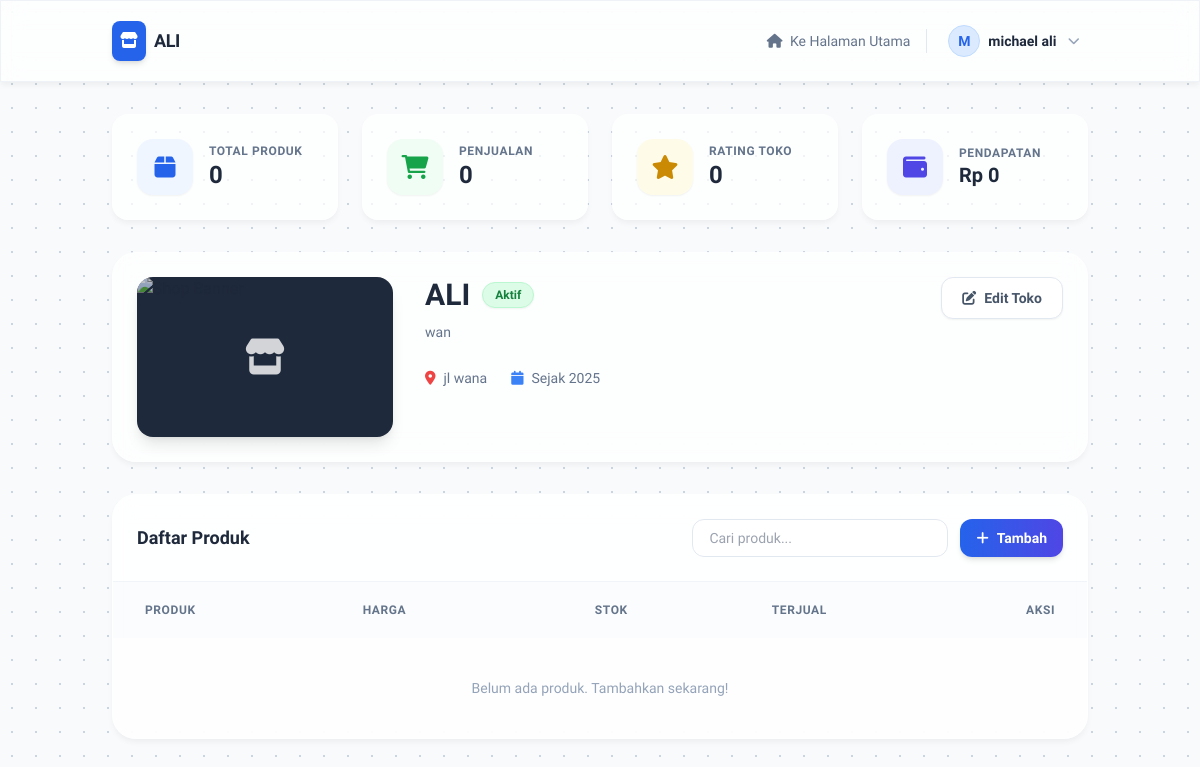
Screenshot of /views/manage_products.php (signed in) with the database file from the repository.
### tables this page shows
CREATE TABLE `shops` (
  `id` int(11) NOT NULL,
  `user_id` int(11) NOT NULL,
  `nama_toko` varchar(100) NOT NULL,
  `deskripsi_toko` text DEFAULT NULL,
  `alamat_toko` text DEFAULT NULL,
  `created_at` timestamp NOT NULL DEFAULT current_timestamp()
);

### Controllers/ProductController.php (called while the page is built, shortened)
<?php
require_once '../config/Database.php';
class ProductController {
    private $conn;
    private $table = "products";
    public function __construct() {
        $database = new Database();
        $this->conn = $database->getConnection();
    }
    public function getProductsByShop($shopId) {
        $query = "SELECT p.*, c.nama_kategori,
                  (SELECT COALESCE(SUM(oi.quantity), 0) FROM order_items oi WHERE oi.product_id = p.id) as terjual
                  FROM " . $this->table . " p
                  JOIN categories c ON p.category_id = c.id
                  WHERE p.shop_id = :shop_id
                  ORDER BY p.created_at DESC";
        $stmt = $this->conn->prepare($query);
        $stmt->bindParam(':shop_id', $shopId);
        $stmt->execute();
        return $stmt->fetchAll(PDO::FETCH_ASSOC);
    }
    public function getShopStats($shopId) {
        $query = "SELECT SUM(oi.subtotal) as total_revenue, SUM(oi.quantity) as total_sold
                  FROM order_items oi
                  JOIN products p ON oi.product_id = p.id
                  JOIN orders o ON oi.order_id = o.id
                  WHERE p.shop_id = :shop_id AND o.status IN ('paid', 'shipped', 'completed')";
        $stmt = $this->conn->prepare($query);
        $stmt->bindParam(':shop_id', $shopId);
        $stmt->execute();
        $result = $stmt->fetch(PDO::FETCH_ASSOC);
        $queryRating = "SELECT AVG(r.rating) as avg_rating FROM product_reviews r JOIN products p ON r.product_id = p.id WHERE p.shop_id = :shop_id";
        $stmtRating = $this->conn->prepare($queryRating);
        $stmtRating->bindParam(':shop_id', $shopId);
        $stmtRating->execute();
        $ratingResult = $stmtRating->fetch(PDO::FETCH_ASSOC);
        return ['revenue' => $result['total_revenue'] ?? 0, 'sold' => $result['total_sold'] ?? 0, 'rating' => $ratingResult['avg_rating'] ?? 0];
    }
}
?>

### config/Database.php (called while the page is built, shortened)
<?php
class Database {
    private $host = "localhost";
    private $db_name = "db_toko_online";
    private $username = "root";
    private $password = "";
    public function getConnection() {
        $this->conn = null;
        try {
            $this->conn = new PDO("mysql:host=" . $this->host . ";dbname=" . $this->db_name, $this->username, $this->password);
            $this->conn->setAttribute(PDO::ATTR_ERRMODE, PDO::ERRMODE_EXCEPTION);
        } catch(PDOException $exception) {
            die(json_encode(['status' => 'error', 'message' => 'Database Error: ' . $exception->getMessage()]));
        }
        return $this->conn;
    }
}
?>

### Views/manage_products.php (the view, shortened to what this page needs)
<?php
require_once '../config/Database.php';
require_once '../Controllers/ProductController.php';
$db = (new Database())->getConnection();
$stmt = $db->prepare("SELECT * FROM shops WHERE user_id = ?");
$stmt->execute([$_SESSION['user_id']]);
$shop = $stmt->fetch(PDO::FETCH_ASSOC);
$productController = new ProductController();
$products = $productController->getProductsByShop($shop['id']);
$stats = $productController->getShopStats($shop['id']);
$total_produk = count($products);
$total_penjualan = $stats['sold'];
$total_pendapatan = $stats['revenue'];
$total_rating = $stats['rating'] > 0 ? number_format($stats['rating'], 1) : '0';
$nama = $_SESSION['nama'];
?>
<!DOCTYPE html>
<html lang="id">
<head>
    <script src="https://cdn.tailwindcss.com"></script>
    <link rel="stylesheet" href="https://cdnjs.cloudflare.com/ajax/libs/font-awesome/6.0.0/css/all.min.css">
    <link rel="stylesheet" href="../assets/css/style.css">
</head>
<body class="text-slate-800 bg-slate-50">
    <nav class="glass sticky top-0 z-50 border-b border-slate-200/50">
        <div class="container mx-auto px-6 h-20 flex justify-between items-center">
            <div class="flex items-center gap-2">
                <div class="bg-blue-600 text-white p-2 rounded-lg shadow-md">
                    <i class="fas fa-store"></i>
                </div>
                <span class="font-bold text-lg tracking-tight"><?php echo htmlspecialchars($shop['nama_toko']); ?></span>
            </div>
            <div class="flex items-center gap-4">
                <a href="../index.php" class="text-slate-500 hover:text-blue-600 text-sm font-medium transition">
                    <i class="fas fa-home mr-1"></i> Ke Halaman Utama
                </a>
                <div class="relative">
                    <button id="navProfileTrigger" class="flex items-center gap-2 hover:bg-white/50 p-1 pr-2 rounded-full transition group cursor-pointer border border-transparent hover:border-slate-200">
                        <div class="w-8 h-8 rounded-full bg-blue-100 text-blue-600 flex items-center justify-center font-bold text-sm border border-blue-200">
                            <?php echo strtoupper(substr($nama, 0, 1)); ?>
                        </div>
                        <span class="text-sm font-semibold hidden md:block"><?php echo htmlspecialchars($nama); ?></span>
                        <i class="fas fa-chevron-down text-xs text-slate-400 ml-1 transition" id="navChevron"></i>
                    </button>
                </div>
            </div>
        </div>
    </nav>
    <div class="container mx-auto px-4 sm:px-6 py-8 space-y-8">
        <div class="grid grid-cols-1 md:grid-cols-4 gap-6 animate-enter">
            <div class="glass p-6 rounded-2xl flex items-center gap-4 transition hover:-translate-y-1">
                <div class="w-14 h-14 rounded-2xl bg-blue-50 text-blue-600 flex items-center justify-center text-2xl shadow-sm"><i class="fas fa-box"></i></div>
                <div><p class="text-slate-500 text-xs font-bold uppercase tracking-wider">Total Produk</p><h3 class="text-2xl font-extrabold text-slate-800"><?php echo $total_produk; ?></h3></div>
            </div>
            <div class="glass p-6 rounded-2xl flex items-center gap-4 transition hover:-translate-y-1">
                <div class="w-14 h-14 rounded-2xl bg-green-50 text-green-600 flex items-center justify-center text-2xl shadow-sm"><i class="fas fa-shopping-cart"></i></div>
                <div><p class="text-slate-500 text-xs font-bold uppercase tracking-wider">Penjualan</p><h3 class="text-2xl font-extrabold text-slate-800"><?php echo number_format($total_penjualan); ?></h3></div>
            </div>
            <div class="glass p-6 rounded-2xl flex items-center gap-4 transition hover:-translate-y-1">
                <div class="w-14 h-14 rounded-2xl bg-yellow-50 text-yellow-600 flex items-center justify-center text-2xl shadow-sm"><i class="fas fa-star"></i></div>
                <div><p class="text-slate-500 text-xs font-bold uppercase tracking-wider">Rating Toko</p><h3 class="text-2xl font-extrabold text-slate-800"><?php echo $total_rating; ?></h3></div>
            </div>
            <div class="glass p-6 rounded-2xl flex items-center gap-4 transition hover:-translate-y-1">
                <div class="w-14 h-14 rounded-2xl bg-indigo-50 text-indigo-600 flex items-center justify-center text-2xl shadow-sm"><i class="fas fa-wallet"></i></div>
                <div><p class="text-slate-500 text-xs font-bold uppercase tracking-wider">Pendapatan</p><h3 class="text-xl font-extrabold text-slate-800">Rp <?php echo number_format($total_pendapatan, 0, ',', '.'); ?></h3></div>
            </div>
        </div>
        <div class="glass rounded-3xl p-6 relative overflow-hidden animate-enter" style="animation-delay: 0.1s">
            <div class="flex flex-col md:flex-row gap-8 items-start relative z-10">
                <div class="w-full md:w-64 h-40 bg-slate-800 rounded-2xl overflow-hidden relative group shadow-lg">
                    <img src="https://source.unsplash.com/random/400x200/?tech,store" class="w-full h-full object-cover opacity-70 transition duration-500 group-hover:scale-110" alt="Shop Banner">
                    <div class="absolute inset-0 flex items-center justify-center"><i class="fas fa-store text-white/80 text-4xl"></i></div>
                </div>
                <div class="flex-1">
                    <div class="flex items-center gap-3 mb-2">
                        <h2 class="text-3xl font-bold text-slate-800"><?php echo htmlspecialchars($shop['nama_toko']); ?></h2>
                        <span class="bg-green-100 text-green-700 text-xs font-bold px-3 py-1 rounded-full border border-green-200 shadow-sm">Aktif</span>
                    </div>
                    <p class="text-slate-500 mb-6 text-sm max-w-2xl leading-relaxed"><?php echo !empty($shop['deskripsi_toko']) ? htmlspecialchars($shop['deskripsi_toko']) : 'Belum ada deskripsi toko.'; ?></p>
                    <div class="flex gap-6 text-sm text-slate-500">
                        <div class="flex items-center gap-2"><i class="fas fa-map-marker-alt text-red-500"></i> <?php echo !empty($shop['alamat_toko']) ? htmlspecialchars($shop['alamat_toko']) : '-'; ?></div>
                        <div class="flex items-center gap-2"><i class="fas fa-calendar text-blue-500"></i> Sejak 2025</div>
                    </div>
                </div>
                <button onclick="openEditShopModal()" class="bg-white border border-slate-200 text-slate-600 hover:bg-slate-50 hover:text-blue-600 px-5 py-2.5 rounded-xl text-sm font-bold transition shadow-sm flex items-center gap-2"><i class="fas fa-edit"></i> Edit Toko</button>
            </div>
        </div>
        <div class="glass rounded-3xl overflow-hidden animate-enter" style="animation-delay: 0.2s">
            <div class="p-6 border-b border-slate-100 flex flex-col md:flex-row justify-between items-center gap-4 bg-white/50">
                <h3 class="text-lg font-bold text-slate-800">Daftar Produk</h3>
                <div class="flex gap-3">
                    <input type="text" id="searchInput" placeholder="Cari produk..." class="input-modern rounded-xl px-4 py-2 text-sm w-64">
                    <button onclick="$('#modalAdd').removeClass('hidden')" class="btn-primary px-4 py-2 rounded-xl text-sm font-bold shadow-md flex items-center gap-2"><i class="fas fa-plus"></i> Tambah</button>
                </div>
            </div>
            <div class="overflow-x-auto">
                <table class="w-full text-left">
                    <thead class="bg-slate-50/50 text-slate-500 text-xs uppercase font-bold tracking-wider">
                        <tr>
                            <th class="p-5 pl-8">Produk</th>
                            <th class="p-5">Harga</th>
                            <th class="p-5 text-center">Stok</th>
                            <th class="p-5 text-center">Terjual</th>
                            <th class="p-5 text-right pr-8">Aksi</th>
                        </tr>
                    </thead>
                    <tbody class="divide-y divide-slate-100 text-sm text-slate-700 bg-white/30">
                        <?php if(empty($products)): ?>
                        <tr><td colspan="6" class="p-10 text-center text-slate-400 font-medium">Belum ada produk. Tambahkan sekarang!</td></tr>
                        <?php endif; ?>
                    </tbody>
                </table>
            </div>
        </div>
    </div>
</body>
</html>

### assets/css/style.css (style rules this page uses)
body { font-family: 'Plus Jakarta Sans', sans-serif; background-color: #f8fafc; background-image: radial-gradient(#cbd5e1 1px, transparent 1px); background-size: 24px 24px; color: #1e293b; -webkit-font-smoothing: antialiased; overflow-x: hidden; }
.animate-enter { animation: fadeInUp 0.6s cubic-bezier(0.16, 1, 0.3, 1) forwards; }
.glass { background: rgba(255, 255, 255, 0.7); backdrop-filter: blur(12px); -webkit-backdrop-filter: blur(12px); border: 1px solid rgba(255, 255, 255, 0.5); box-shadow: 0 4px 6px -1px rgba(0, 0, 0, 0.05); }
.btn-primary { background: linear-gradient(to right, #2563EB, #4F46E5); color: white; box-shadow: 0 4px 12px rgba(37, 99, 235, 0.2); transition: all 0.3s ease; }
.input-modern { background-color: rgba(255, 255, 255, 0.6); border: 1px solid #e2e8f0; transition: all 0.3s ease; }

### rows the page displays
shops: nama_toko "ALI", deskripsi_toko "wan", alamat_toko "jl wana"

### other values shown
substr($nama, 0, 1) "M"
$nama "michael ali"
$total_produk "0"
$total_penjualan "0"
$total_rating "0"
$total_pendapatan "0"
